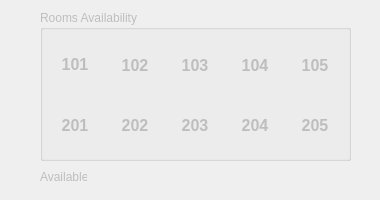
<?xml version="1.0" encoding="UTF-8"?>
<ui version="4.0">
 <class>RoomAvailableDialog</class>
 <widget class="QDialog" name="RoomAvailableDialog">
  <property name="windowModality">
   <enum>Qt::WindowModal</enum>
  </property>
  <property name="enabled">
   <bool>false</bool>
  </property>
  <property name="geometry">
   <rect>
    <x>0</x>
    <y>0</y>
    <width>380</width>
    <height>200</height>
   </rect>
  </property>
  <property name="windowTitle">
   <string>Available Rooms</string>
  </property>
  <property name="autoFillBackground">
   <bool>true</bool>
  </property>
  <widget class="QGroupBox" name="groupBox">
   <property name="geometry">
    <rect>
     <x>40</x>
     <y>10</y>
     <width>311</width>
     <height>151</height>
    </rect>
   </property>
   <property name="title">
    <string>Rooms Availability</string>
   </property>
   <widget class="QLabel" name="lbl101">
    <property name="geometry">
     <rect>
      <x>10</x>
      <y>30</y>
      <width>50</width>
      <height>50</height>
     </rect>
    </property>
    <property name="font">
     <font>
      <pointsize>12</pointsize>
      <weight>75</weight>
      <bold>true</bold>
     </font>
    </property>
    <property name="text">
     <string>101</string>
    </property>
    <property name="textFormat">
     <enum>Qt::RichText</enum>
    </property>
    <property name="scaledContents">
     <bool>true</bool>
    </property>
    <property name="alignment">
     <set>Qt::AlignCenter</set>
    </property>
   </widget>
   <widget class="QLabel" name="lbl102">
    <property name="geometry">
     <rect>
      <x>70</x>
      <y>30</y>
      <width>50</width>
      <height>50</height>
     </rect>
    </property>
    <property name="font">
     <font>
      <pointsize>12</pointsize>
      <weight>75</weight>
      <bold>true</bold>
     </font>
    </property>
    <property name="text">
     <string>102</string>
    </property>
    <property name="scaledContents">
     <bool>true</bool>
    </property>
    <property name="alignment">
     <set>Qt::AlignCenter</set>
    </property>
   </widget>
   <widget class="QLabel" name="lbl103">
    <property name="geometry">
     <rect>
      <x>130</x>
      <y>30</y>
      <width>50</width>
      <height>50</height>
     </rect>
    </property>
    <property name="font">
     <font>
      <pointsize>12</pointsize>
      <weight>75</weight>
      <bold>true</bold>
     </font>
    </property>
    <property name="text">
     <string>103</string>
    </property>
    <property name="scaledContents">
     <bool>true</bool>
    </property>
    <property name="alignment">
     <set>Qt::AlignCenter</set>
    </property>
   </widget>
   <widget class="QLabel" name="lbl104">
    <property name="geometry">
     <rect>
      <x>190</x>
      <y>30</y>
      <width>50</width>
      <height>50</height>
     </rect>
    </property>
    <property name="font">
     <font>
      <pointsize>12</pointsize>
      <weight>75</weight>
      <bold>true</bold>
     </font>
    </property>
    <property name="text">
     <string>104</string>
    </property>
    <property name="scaledContents">
     <bool>true</bool>
    </property>
    <property name="alignment">
     <set>Qt::AlignCenter</set>
    </property>
   </widget>
   <widget class="QLabel" name="lbl105">
    <property name="geometry">
     <rect>
      <x>250</x>
      <y>30</y>
      <width>50</width>
      <height>50</height>
     </rect>
    </property>
    <property name="font">
     <font>
      <pointsize>12</pointsize>
      <weight>75</weight>
      <bold>true</bold>
     </font>
    </property>
    <property name="text">
     <string>105</string>
    </property>
    <property name="scaledContents">
     <bool>true</bool>
    </property>
    <property name="alignment">
     <set>Qt::AlignCenter</set>
    </property>
   </widget>
   <widget class="QLabel" name="lbl204">
    <property name="geometry">
     <rect>
      <x>190</x>
      <y>90</y>
      <width>50</width>
      <height>50</height>
     </rect>
    </property>
    <property name="font">
     <font>
      <pointsize>12</pointsize>
      <weight>75</weight>
      <bold>true</bold>
     </font>
    </property>
    <property name="text">
     <string>204</string>
    </property>
    <property name="scaledContents">
     <bool>true</bool>
    </property>
    <property name="alignment">
     <set>Qt::AlignCenter</set>
    </property>
   </widget>
   <widget class="QLabel" name="lbl205">
    <property name="geometry">
     <rect>
      <x>250</x>
      <y>90</y>
      <width>50</width>
      <height>50</height>
     </rect>
    </property>
    <property name="font">
     <font>
      <pointsize>12</pointsize>
      <weight>75</weight>
      <bold>true</bold>
     </font>
    </property>
    <property name="text">
     <string>205</string>
    </property>
    <property name="scaledContents">
     <bool>true</bool>
    </property>
    <property name="alignment">
     <set>Qt::AlignCenter</set>
    </property>
   </widget>
   <widget class="QLabel" name="lbl203">
    <property name="geometry">
     <rect>
      <x>130</x>
      <y>90</y>
      <width>50</width>
      <height>50</height>
     </rect>
    </property>
    <property name="font">
     <font>
      <pointsize>12</pointsize>
      <weight>75</weight>
      <bold>true</bold>
     </font>
    </property>
    <property name="text">
     <string>203</string>
    </property>
    <property name="scaledContents">
     <bool>true</bool>
    </property>
    <property name="alignment">
     <set>Qt::AlignCenter</set>
    </property>
   </widget>
   <widget class="QLabel" name="lbl201">
    <property name="geometry">
     <rect>
      <x>10</x>
      <y>90</y>
      <width>50</width>
      <height>50</height>
     </rect>
    </property>
    <property name="font">
     <font>
      <pointsize>12</pointsize>
      <weight>75</weight>
      <bold>true</bold>
     </font>
    </property>
    <property name="text">
     <string>201</string>
    </property>
    <property name="scaledContents">
     <bool>true</bool>
    </property>
    <property name="alignment">
     <set>Qt::AlignCenter</set>
    </property>
   </widget>
   <widget class="QLabel" name="lbl202">
    <property name="geometry">
     <rect>
      <x>70</x>
      <y>90</y>
      <width>50</width>
      <height>50</height>
     </rect>
    </property>
    <property name="font">
     <font>
      <pointsize>12</pointsize>
      <weight>75</weight>
      <bold>true</bold>
     </font>
    </property>
    <property name="text">
     <string>202</string>
    </property>
    <property name="scaledContents">
     <bool>true</bool>
    </property>
    <property name="alignment">
     <set>Qt::AlignCenter</set>
    </property>
   </widget>
  </widget>
  <widget class="QLabel" name="lblinfo">
   <property name="geometry">
    <rect>
     <x>40</x>
     <y>170</y>
     <width>47</width>
     <height>13</height>
    </rect>
   </property>
   <property name="text">
    <string>Available</string>
   </property>
  </widget>
 </widget>
 <resources/>
 <connections/>
</ui>
